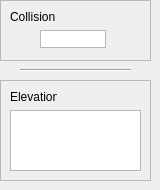
               <widget class="QWidget" name="tab_collision">
                <property name="enabled">
                 <bool>true</bool>
                </property>
                <property name="sizePolicy">
                 <sizepolicy hsizetype="Preferred" vsizetype="Expanding">
                  <horstretch>0</horstretch>
                  <verstretch>0</verstretch>
                 </sizepolicy>
                </property>
                <attribute name="title">
                 <string>Collision</string>
                </attribute>
                <widget class="Line" name="line">
                 <property name="geometry">
                  <rect>
                   <x>20</x>
                   <y>60</y>
                   <width>111</width>
                   <height>20</height>
                  </rect>
                 </property>
                 <property name="orientation">
                  <enum>Qt::Horizontal</enum>
                 </property>
                </widget>
                <widget class="QFrame" name="frame">
                 <property name="geometry">
                  <rect>
                   <x>0</x>
                   <y>80</y>
                   <width>151</width>
                   <height>101</height>
                  </rect>
                 </property>
                 <property name="frameShape">
                  <enum>QFrame::StyledPanel</enum>
                 </property>
                 <property name="frameShadow">
                  <enum>QFrame::Raised</enum>
                 </property>
                 <widget class="QLabel" name="label_2">
                  <property name="geometry">
                   <rect>
                    <x>10</x>
                    <y>10</y>
                    <width>47</width>
                    <height>13</height>
                   </rect>
                  </property>
                  <property name="text">
                   <string>Elevation</string>
                  </property>
                 </widget>
                 <widget class="QGraphicsView" name="graphicsView_Elevation">
                  <property name="geometry">
                   <rect>
                    <x>10</x>
                    <y>30</y>
                    <width>131</width>
                    <height>61</height>
                   </rect>
                  </property>
                 </widget>
                </widget>
                <widget class="QFrame" name="frame_2">
                 <property name="geometry">
                  <rect>
                   <x>0</x>
                   <y>0</y>
                   <width>151</width>
                   <height>61</height>
                  </rect>
                 </property>
                 <property name="frameShape">
                  <enum>QFrame::StyledPanel</enum>
                 </property>
                 <property name="frameShadow">
                  <enum>QFrame::Raised</enum>
                 </property>
                 <widget class="QLabel" name="label">
                  <property name="geometry">
                   <rect>
                    <x>10</x>
                    <y>10</y>
                    <width>47</width>
                    <height>13</height>
                   </rect>
                  </property>
                  <property name="text">
                   <string>Collision</string>
                  </property>
                 </widget>
                 <widget class="QGraphicsView" name="graphicsView_Collision">
                  <property name="geometry">
                   <rect>
                    <x>40</x>
                    <y>30</y>
                    <width>66</width>
                    <height>18</height>
                   </rect>
                  </property>
                 </widget>
                </widget>
               </widget>
